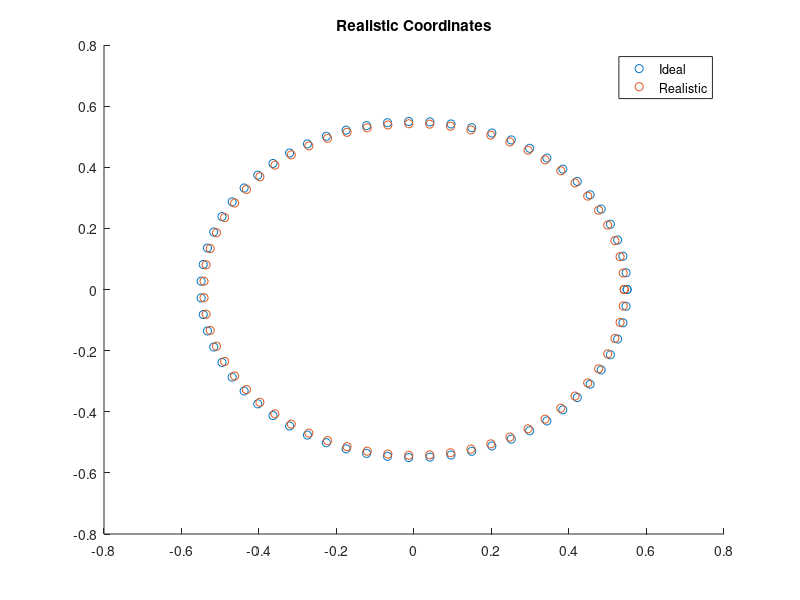

Source code (MATLAB):
circle_radius = 0.55;
bit_length = 6;
division_ratio = 0.5;

phase_resolution = pi/32;

phase = linspace(0, 2*pi, 2^bit_length);
%continuous_phase = linspace(0, 2*pi, 1000000);
point_coordinates = zeros(2^bit_length, 2);

for i = 1:1:2^bit_length
    point_coordinates(i, 1) = circle_radius * cos(phase(i));
    point_coordinates(i, 2) = circle_radius * sin(phase(i));
end

%scatter(point_coordinates(:, 1), point_coordinates(:, 2))


L1 = division_ratio;
L2 = 1 - division_ratio;
X = point_coordinates(:, 1);
Y = point_coordinates(:, 2);

vector1_ideal_phase = zeros(2^bit_length, 1);
vector2_ideal_phase = zeros(2^bit_length, 1);

for i = 1:1:2^bit_length
    if Y(i, 1) >= 0
        vector1_ideal_phase(i, 1) = acos((L1^2 + X(i, 1)^2 + Y(i, 1)^2 - L2^2)/(2*L1*sqrt(X(i, 1)^2 + Y(i, 1)^2))) + acos(X(i, 1)/(sqrt(X(i, 1)^2 + Y(i, 1)^2)));
        vector2_ideal_phase(i, 1) = -1 * (pi - acos((L1^2 - X(i, 1)^2 - Y(i, 1)^2 + L2^2)/(2*L1*L2)) - vector1_ideal_phase(i, 1));
    else
        vector1_ideal_phase(i, 1) = pi + acos((L1^2 + X(i, 1)^2 + Y(i, 1)^2 - L2^2)/(2*L1*sqrt(X(i, 1)^2 + Y(i, 1)^2))) + acos(-1 * X(i, 1)/(sqrt(X(i, 1)^2 + Y(i, 1)^2)));
        vector2_ideal_phase(i, 1) = pi + (-1 * (pi - acos((L1^2 - X(i, 1)^2 - Y(i, 1)^2 + L2^2)/(2*L1*L2)) - vector1_ideal_phase(i, 1) + pi));
    end

    if vector1_ideal_phase(i, 1) < 0
        vector1_ideal_phase(i, 1) = vector1_ideal_phase(i, 1) + 2*pi;
    end

    if vector2_ideal_phase(i, 1) < 0
        vector2_ideal_phase(i, 1) = vector2_ideal_phase(i, 1) + 2*pi;
    end

    if vector1_ideal_phase(i, 1) > 2*pi
        vector1_ideal_phase(i, 1) = vector1_ideal_phase(i, 1) - 2*pi;
    end

    if vector2_ideal_phase(i, 1) > 2*pi
        vector2_ideal_phase(i, 1) = vector2_ideal_phase(i, 1) - 2*pi;
    end

end

ideal_coordinates = zeros(2^bit_length, 2);

for i = 1:1:2^bit_length
    ideal_coordinates(i, 1) = L1 * cos(vector1_ideal_phase(i, 1)) + L2 * cos(vector2_ideal_phase(i, 1));
    ideal_coordinates(i, 2) = L1 * sin(vector1_ideal_phase(i, 1)) + L2 * sin(vector2_ideal_phase(i, 1));
end

figure;
ideal = scatter(ideal_coordinates(:, 1), ideal_coordinates(:, 2));
hold on

vector1_phase_distance = zeros(2^bit_length, 1);
vector2_phase_distance = zeros(2^bit_length, 1);

vector1_phase = zeros(2^bit_length, 1);
vector2_phase = zeros(2^bit_length, 1);

for i=1:1:2^bit_length
vector1_phase_distance(:, 1) = abs(phase - vector1_ideal_phase(i, 1));
index = find(vector1_phase_distance == min(vector1_phase_distance));
vector1_phase(i, 1) = phase(index);

vector2_phase_distance(:, 1) = abs(phase - vector2_ideal_phase(i, 1));
index = find(vector2_phase_distance == min(vector2_phase_distance));
vector2_phase(i, 1) = phase(index);
end

coordinates = zeros(2^bit_length, 2);

for i = 1:1:2^bit_length
    coordinates(i, 1) = L1 * cos(vector1_phase(i, 1)) + L2 * cos(vector2_phase(i, 1));
    coordinates(i, 2) = L1 * sin(vector1_phase(i, 1)) + L2 * sin(vector2_phase(i, 1));
end


real = scatter(coordinates(:, 1), coordinates(:, 2));
hold off
legend([ideal, real], "Ideal", "Realistic");
title("Realistic Coordinates")

vector_phase = zeros(2^bit_length, 2);
vector_phase(:, 1) = vector1_phase;
vector_phase(:, 2) = vector2_phase;

